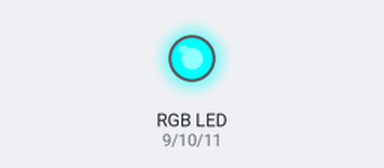
The sketch below on a simulated Arduino Uno, built with avr-gcc and run on an emulated ATmega328P. On the bench: an RGB LED mixed from three pins (HIGH = lit).

Above: at 0.5 s.
At 2.5 s:
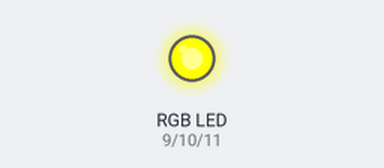
At 3.5 s:
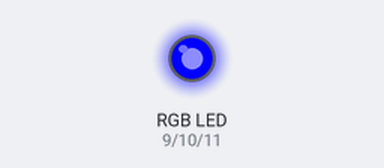
At 4.5 s:
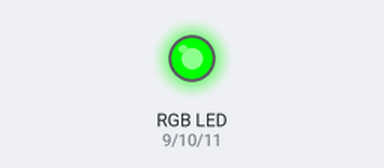
At 6.5 s:
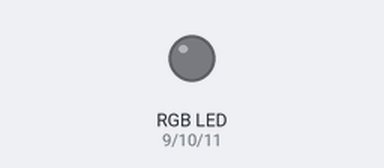
At 9.5 s:
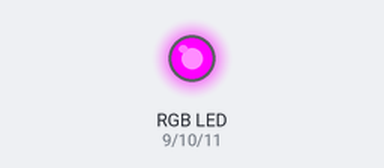
Timing chart, 0 to 10.4 s (numbered marks = the images above):
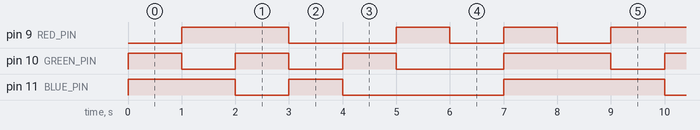

The sketch:

RGB_LED.ino
```cpp
const int RED_PIN = 9;
const int GREEN_PIN = 10;
const int BLUE_PIN = 11;

void setup() {
  pinMode(RED_PIN, OUTPUT);
  pinMode(GREEN_PIN, OUTPUT);
  pinMode(BLUE_PIN, OUTPUT);
}

void loop() {
  int count_delay = 1000;
  digitalWrite(RED_PIN, LOW);
  digitalWrite(GREEN_PIN, HIGH);
  digitalWrite(BLUE_PIN, HIGH);
  delay(count_delay);

  digitalWrite(RED_PIN, HIGH);
  digitalWrite(GREEN_PIN, LOW);
  digitalWrite(BLUE_PIN, HIGH);
  delay(count_delay);

  digitalWrite(RED_PIN, HIGH);
  digitalWrite(GREEN_PIN, HIGH);
  digitalWrite(BLUE_PIN, LOW);
  delay(count_delay);

  digitalWrite(RED_PIN, LOW);
  digitalWrite(GREEN_PIN, LOW);
  digitalWrite(BLUE_PIN, HIGH);
  delay(count_delay);

  digitalWrite(RED_PIN, LOW);
  digitalWrite(GREEN_PIN, HIGH);
  digitalWrite(BLUE_PIN, LOW);
  delay(count_delay);

  digitalWrite(RED_PIN, HIGH);
  digitalWrite(GREEN_PIN, LOW);
  digitalWrite(BLUE_PIN, LOW);
  delay(count_delay);

  digitalWrite(RED_PIN, LOW);
  digitalWrite(GREEN_PIN, LOW);
  digitalWrite(BLUE_PIN, LOW);
  delay(count_delay);

  digitalWrite(RED_PIN, HIGH);
  digitalWrite(GREEN_PIN, HIGH);
  digitalWrite(BLUE_PIN, HIGH);
  delay(count_delay);
}
```

Measured:
- by itself, pin 9 (RED_PIN): repeats every 8.0 s: LOW 2.0 s, 2 × (HIGH 1.0 s, LOW 1.0 s), HIGH 2.0 s
- by itself, pin 10 (GREEN_PIN): repeats every 8.0 s: 2 × (LOW 1.0 s, HIGH 1.0 s), LOW 2.0 s, HIGH 2.0 s
- by itself, pin 11 (BLUE_PIN): repeats every 8.0 s: LOW 1.0 s, HIGH 1.0 s, LOW 3.0 s, HIGH 3.0 s
